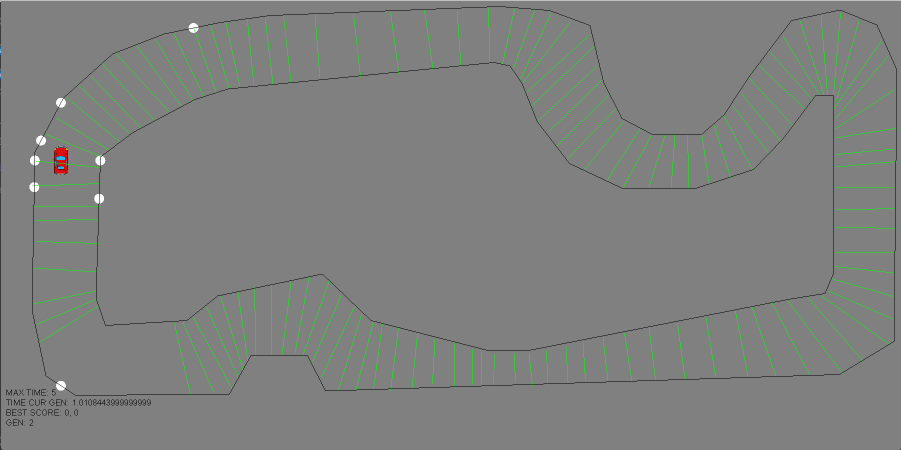
#> input picture paint/shablon2.png, 1801 x 900 px, found by its file name (shown at 1/2 size)
$ python a.py
#> lines starting #> are read from the running program, lines starting #| are printed output that depends on the picture
import cv2 as cv
import numpy as np

SCREEN_HEIGHT = 900

def nothing(x): #функция, передаваемая в трэкбар, ничего не делает
    pass

def draw(event,x,y,flags,param):#рисует круг по нажатию правой кнопки мыши и прямую между двумя точками по нажатию левой кнопки мыши
    if event == cv.EVENT_RBUTTONDOWN:
        cv.circle(img,(x,y),20,(0,255,0),-1)
        lines.clear()
    if event == cv.EVENT_LBUTTONDOWN and len(lines)!=0:
        cv.line(img,(lines[0],lines[1]),(x,y),(255,0,0),5)
        lines[0]=x
        lines[1]=y
        print (f'{x},{SCREEN_HEIGHT - y}')
    elif event == cv.EVENT_LBUTTONDOWN:
        print (f'{x},{SCREEN_HEIGHT - y}')
        lines.append(x)
        lines.append(y)


lines=[]#нужно для рисования прямой
img = cv.imread('paint/shablon2.png',1)#читаем рисунок
#> img is the input picture: shape (900, 1801, 3); mean B, G, R 126.4, 128.4, 126.4
events = [i for i in dir(cv) if 'EVENT' in i]# добавляем события

cv.namedWindow('image')
cv.createTrackbar('bright','image',0,30,nothing)
#> slider 'bright' is set to 10
cv.setMouseCallback('image',draw)
while 1: #бесконечно обновляем рисунок с учетом нарисованного и передвинутого ползунка
    br = cv.getTrackbarPos('bright','image')#получаем значение ползунка
    IImg=br + img # увеличиваем яркость
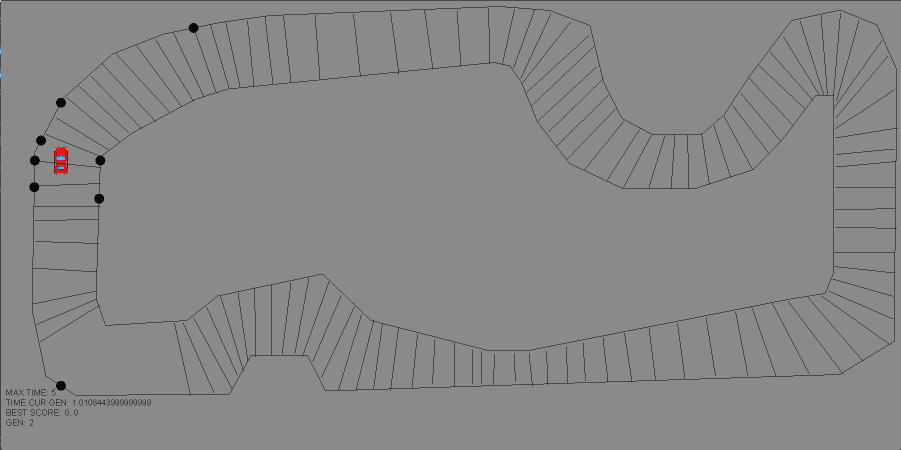
#> IImg: shape (900, 1801, 3) (shown at 1/2 size); mean B, G, R 135.7, 135.7, 135.8
    cv.imshow('image',IImg) #рисуем

    if cv.waitKey(20) & 0xFF == 32: # выходим по пробелу
#> (key Esc is pressed here)
        lines.clear()
        print()
cv.destroyAllWindows()#закрываем все окна
